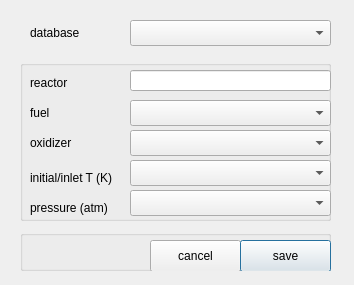
<?xml version="1.0" encoding="UTF-8"?>
<ui version="4.0">
 <class>Dialog</class>
 <widget class="QDialog" name="Dialog">
  <property name="geometry">
   <rect>
    <x>0</x>
    <y>0</y>
    <width>354</width>
    <height>285</height>
   </rect>
  </property>
  <property name="windowTitle">
   <string>database</string>
  </property>
  <widget class="QGroupBox" name="groupBox">
   <property name="geometry">
    <rect>
     <x>20</x>
     <y>230</y>
     <width>311</width>
     <height>41</height>
    </rect>
   </property>
   <property name="title">
    <string/>
   </property>
   <property name="flat">
    <bool>true</bool>
   </property>
   <widget class="QPushButton" name="btn_cancel">
    <property name="geometry">
     <rect>
      <x>130</x>
      <y>10</y>
      <width>91</width>
      <height>32</height>
     </rect>
    </property>
    <property name="text">
     <string>cancel</string>
    </property>
   </widget>
   <widget class="QPushButton" name="btn_save">
    <property name="geometry">
     <rect>
      <x>220</x>
      <y>10</y>
      <width>91</width>
      <height>32</height>
     </rect>
    </property>
    <property name="text">
     <string>save</string>
    </property>
    <property name="default">
     <bool>true</bool>
    </property>
   </widget>
  </widget>
  <widget class="QGroupBox" name="gb_key">
   <property name="geometry">
    <rect>
     <x>20</x>
     <y>60</y>
     <width>311</width>
     <height>161</height>
    </rect>
   </property>
   <property name="title">
    <string/>
   </property>
   <property name="flat">
    <bool>true</bool>
   </property>
   <widget class="QLabel" name="label_16">
    <property name="geometry">
     <rect>
      <x>10</x>
      <y>15</y>
      <width>121</width>
      <height>16</height>
     </rect>
    </property>
    <property name="text">
     <string>reactor</string>
    </property>
   </widget>
   <widget class="QLabel" name="label_15">
    <property name="geometry">
     <rect>
      <x>10</x>
      <y>75</y>
      <width>121</width>
      <height>16</height>
     </rect>
    </property>
    <property name="text">
     <string>oxidizer</string>
    </property>
   </widget>
   <widget class="QComboBox" name="cb_T0">
    <property name="geometry">
     <rect>
      <x>110</x>
      <y>100</y>
      <width>201</width>
      <height>26</height>
     </rect>
    </property>
   </widget>
   <widget class="QLineEdit" name="txt_reactor">
    <property name="geometry">
     <rect>
      <x>110</x>
      <y>10</y>
      <width>201</width>
      <height>21</height>
     </rect>
    </property>
    <property name="text">
     <string/>
    </property>
    <property name="readOnly">
     <bool>true</bool>
    </property>
   </widget>
   <widget class="QLabel" name="label_21">
    <property name="geometry">
     <rect>
      <x>10</x>
      <y>140</y>
      <width>121</width>
      <height>16</height>
     </rect>
    </property>
    <property name="text">
     <string>pressure (atm)</string>
    </property>
   </widget>
   <widget class="QLabel" name="label_20">
    <property name="geometry">
     <rect>
      <x>10</x>
      <y>110</y>
      <width>121</width>
      <height>16</height>
     </rect>
    </property>
    <property name="text">
     <string>initial/inlet T (K)</string>
    </property>
   </widget>
   <widget class="QComboBox" name="cb_fuel">
    <property name="geometry">
     <rect>
      <x>110</x>
      <y>40</y>
      <width>201</width>
      <height>26</height>
     </rect>
    </property>
   </widget>
   <widget class="QComboBox" name="cb_oxid">
    <property name="geometry">
     <rect>
      <x>110</x>
      <y>70</y>
      <width>201</width>
      <height>26</height>
     </rect>
    </property>
   </widget>
   <widget class="QLabel" name="label_14">
    <property name="geometry">
     <rect>
      <x>10</x>
      <y>45</y>
      <width>121</width>
      <height>16</height>
     </rect>
    </property>
    <property name="text">
     <string>fuel</string>
    </property>
   </widget>
   <widget class="QComboBox" name="cb_atm">
    <property name="geometry">
     <rect>
      <x>110</x>
      <y>130</y>
      <width>201</width>
      <height>26</height>
     </rect>
    </property>
   </widget>
  </widget>
  <widget class="QComboBox" name="cb_db">
   <property name="geometry">
    <rect>
     <x>130</x>
     <y>20</y>
     <width>201</width>
     <height>26</height>
    </rect>
   </property>
  </widget>
  <widget class="QLabel" name="label_17">
   <property name="geometry">
    <rect>
     <x>30</x>
     <y>25</y>
     <width>121</width>
     <height>16</height>
    </rect>
   </property>
   <property name="text">
    <string>database</string>
   </property>
  </widget>
 </widget>
 <resources/>
 <connections/>
</ui>
